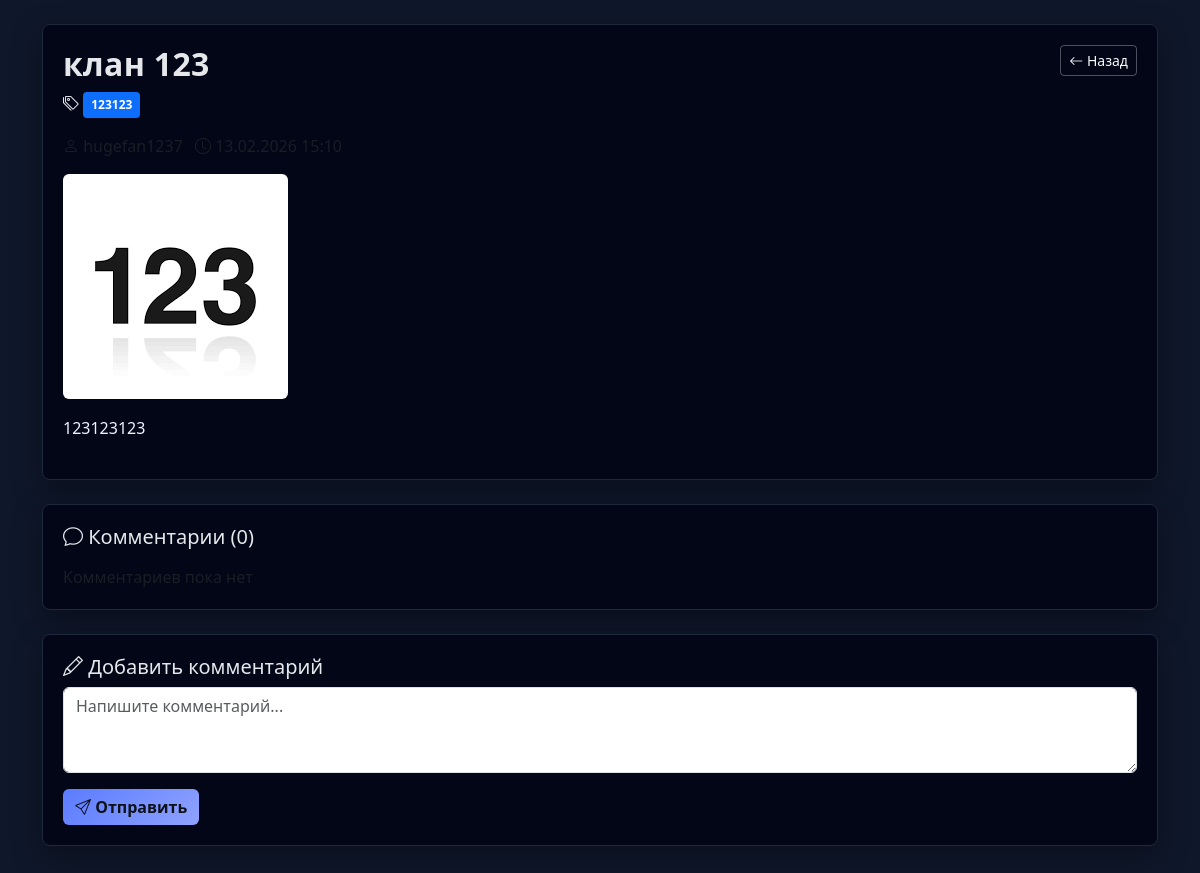
Page /forum/post/11/ (signed in) on the committed database.
### black_forum_school_app/models.py (models this page shows, shortened)
class ForumPost(models.Model):
    author = models.ForeignKey(
        User,
        on_delete=models.CASCADE,
        related_name="forum_posts"
    )
    title = models.CharField(max_length=200)
    description = models.TextField(max_length=500)
    content = models.TextField()
    topics = models.ManyToManyField(
        Topic,
        blank=True,
        related_name="forum_posts",
        verbose_name="Темы"
    )
    image = models.ImageField(
        upload_to="forum_images/",
        null=True,
        blank=True
    )
    created_at = models.DateTimeField(auto_now_add=True)
    is_visible = models.BooleanField(default=True)
    is_checked = models.BooleanField(default=False)

class Topic(models.Model):
    name = models.CharField(max_length=200, verbose_name="Название")
    slug = models.SlugField(unique=True, verbose_name="URL")
    description = models.TextField(blank=True, verbose_name="Описание")
    color = models.CharField(
        max_length=20,
        default="primary",
        verbose_name="Цвет",
        help_text="Bootstrap цвет: primary, success, danger, warning, info"
    )
    icon = models.CharField(
        max_length=50,
        blank=True,
        verbose_name="Иконка",
        help_text="Класс иконки (например, bi-game, bi-book)"
    )
    created_at = models.DateTimeField(auto_now_add=True, verbose_name="Дата создания")
    class Meta:
        verbose_name = "Тема"
        verbose_name_plural = "Темы"
        ordering = ['name']

### black_forum_school_app/views.py (the view, shortened to what this page needs)
# urls.py: path("forum/post/<int:post_id>/", views.forum_post_detail, name="forum_post_detail"),
@login_required
def forum_post_detail(request, post_id):
    post = get_object_or_404(ForumPost, id=post_id, is_visible=True)
    comments = post.comments.order_by("created_at")
    return render(request, "forum/post_detail.html", {
        "post": post,
        "comments": comments
    })

### black_forum_school_app/templates/forum/post_detail.html (shortened to what this page needs)
{% load static %}
<!DOCTYPE html>
<html lang="ru">
<head>
    <link href="https://cdn.jsdelivr.net/npm/bootstrap@5.3.3/dist/css/bootstrap.min.css" rel="stylesheet">
    <link rel="stylesheet" href="https://cdn.jsdelivr.net/npm/bootstrap-icons@1.11.1/font/bootstrap-icons.css">
    <link rel="stylesheet" href="{% static 'css/forum.css' %}">
</head>
<body>
<div class="container py-4">
    <div class="card-dark">
        <div class="d-flex justify-content-between align-items-start">
            <h2>{{ post.title }}</h2>
            <a href="/forum/" class="btn btn-outline-light btn-sm">
                <i class="bi bi-arrow-left"></i> Назад
            </a>
        </div>
        {% if post.topics.all %}
        <div class="mb-3">
            <i class="bi bi-tags"></i>
            {% for topic in post.topics.all %}
            <a href="/forum/?topic={{ topic.slug }}" class="topic-badge bg-{{ topic.color }}">
                {{ topic.name }}
            </a>
            {% endfor %}
        </div>
        {% endif %}
        <div class="text-muted mb-3">
            <i class="bi bi-person"></i> {{ post.author.username }}
            <i class="bi bi-clock ms-2"></i> {{ post.created_at|date:"d.m.Y H:i" }}
        </div>
        {% if post.image %}
            <div class="mb-3">
                <img src="{{ post.image.url }}" class="img-fluid rounded" style="max-width: 100%;">
            </div>
        {% endif %}
        <div class="article-content mt-3">
            {{ post.content|linebreaks }}
        </div>
    </div>
    <div class="card-dark mt-4">
        <h5><i class="bi bi-chat"></i> Комментарии ({{ comments.count }})</h5>
        {% if comments %}
            {% for c in comments %}
                <div class="comment mt-3">
                    <div class="comment-author fw-bold">
                        <i class="bi bi-person-circle"></i> {{ c.author.username }}
                        <span class="text-muted small">
                            {{ c.created_at|date:"d.m.Y H:i" }}
                        </span>
                    </div>
                    <div class="mt-1">
                        {{ c.text|linebreaksbr }}
                    </div>
                </div>
            {% endfor %}
        {% else %}
            <div class="text-muted mt-3">Комментариев пока нет</div>
        {% endif %}
    </div>
    {% if user.is_authenticated %}
        <div class="card-dark mt-4">
            <h5><i class="bi bi-pencil"></i> Добавить комментарий</h5>
            <form method="post">
                <textarea
                    name="text"
                    class="form-control mb-3"
                    rows="3"
                    placeholder="Напишите комментарий..."
                    required></textarea>
                <button class="btn btn-primary">
                    <i class="bi bi-send"></i> Отправить
                </button>
            </form>
        </div>
    {% endif %}
</div>
</body>
</html>

### black_forum_school_app/static/css/forum.css (style rules this page uses)
body { background: radial-gradient(1200px 600px at 20% 0%, #2a3446 0%, #151a22 55%, #0f1218 100%); color: #eaeaff; font-family: "Segoe UI", system-ui, sans-serif; }
.card-dark { background: rgba(178, 186, 201, 0.92); border-radius: 16px; border: 1px solid rgba(180, 200, 255, 0.18); box-shadow: 0 10px 30px rgba(0,0,0,0.35); padding: 24px; margin-bottom: 24px; }
h2, h3, h4 { font-weight: 700; letter-spacing: 0.3px; }
.article-content { font-size: 16px; line-height: 1.7; color: #f1f2ff; }
.btn-primary { background: linear-gradient(135deg, #5b7cff, #8fa2ff); border: none; color: #0f1218; font-weight: 600; }
.btn-outline-light { border-color: rgba(255,255,255,0.3); }

### black_forum_school_app/templates/forum/post_detail.html (style rules this page uses)
body { background: #0f172a; color: #e5e7eb; }
.card-dark { background: #020617; border: 1px solid #1e293b; border-radius: 8px; padding: 20px; }
.topic-badge { display: inline-block; padding: 0.25rem 0.5rem; margin-right: 0.25rem; border-radius: 0.25rem; font-size: 0.75rem; font-weight: 600; color: white; text-decoration: none; }

### rows in the picture
ForumPost: title "клан 123", author.username "hugefan1237", created_at "13.02.2026 15:10", image (picture), content "123123123"
Topic: name "123123"

### other values in the picture
{{ comments.count }} "0"
